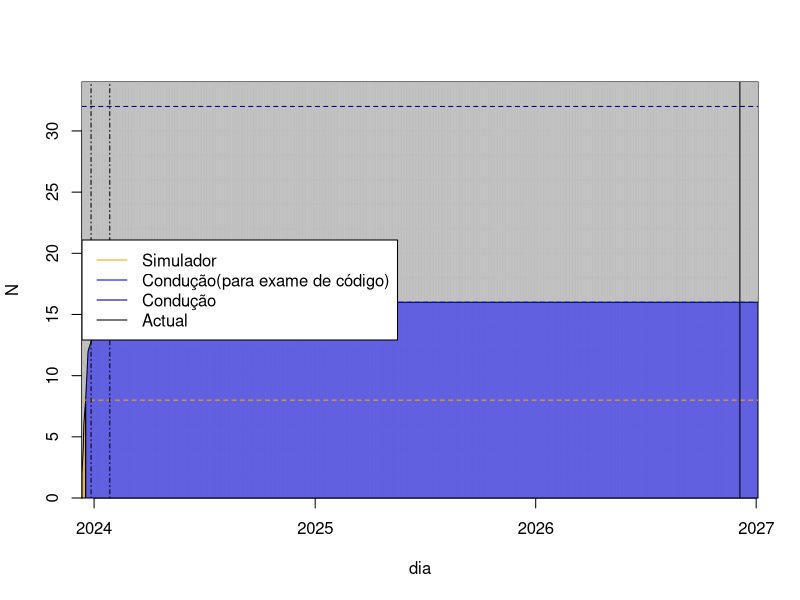

Generate this figure with R:
df <- read.csv(file.path("data", "aulas.csv"))

dias <- c(as.Date(df$dia[df$conducao > 0]), as.Date(Sys.Date()) + 30)
conducao <- cumsum(c(df$conducao[df$conducao > 0], 0))

min_dias <- min(dias)
max_dias <- max(dias)
max_conducao <- max(conducao)
diff_dias <- as.numeric(difftime(max_dias, min_dias, unit = "days"))


png(file.path("res", "conducao.png"),
  width = 8,
  height = 8,
  units = "cm",
  res = 2048,
  pointsize = 4
)

plot(dias, conducao,
  ylim = c(0, 34),
  xaxs = "i", yaxs = "i", xlab = "dia", ylab = "N",
)
grid(
  nx = diff_dias,
  ny = 17,
  lty = 1,
  col = "gray",
  lwd = 1
)

# Linhas da condução
a <- min_dias
x <- dias[conducao < 9]
b <- max(x)
y <- conducao[conducao < 9]
polygon(
  x = c(a, x, b),
  y = c(0, y, 0),
  col = adjustcolor("orange", alpha.f = 0.5)
)
if (max_conducao >= 8) {
  a <- b
  x <- dias[conducao > 8 & conducao < 17]
  b <- max(x)
  y <- conducao[conducao > 8 & conducao < 17]
  polygon(
    x = c(a, a, x, b),
    y = c(0, 8, y, 0),
    col = adjustcolor("blue", alpha.f = 0.5)
  )
  if (max_conducao >= 17) {
    a <- b
    x <- dias[conducao > 16]
    b <- max(x)
    y <- conducao[conducao > 16]
    polygon(
      x = c(a, a, x, b),
      y = c(0, 16, y, 0),
      col = adjustcolor("blue4", alpha.f = 0.5)
    )
  }
}

# linhas guia
abline(h = 8, col = "orange", lty = 2)
abline(h = 16, col = "blue", lty = 2)
abline(h = 32, col = "blue4", lty = 2)

abline(v = as.Date(Sys.Date()), col = "black")
abline(v = as.Date("2023-12-27"), col = "black", lty = 4)
abline(v = as.Date("2024-01-27"), col = "black", lty = 4)

legend(
  x = "left",
  legend = c(
    "Simulador",
    "Condução(para exame de código)",
    "Condução",
    "Actual"
  ),
  col = c("orange", "blue", "blue4", "black"),
  lty = 1,
  lwd = 1
)
